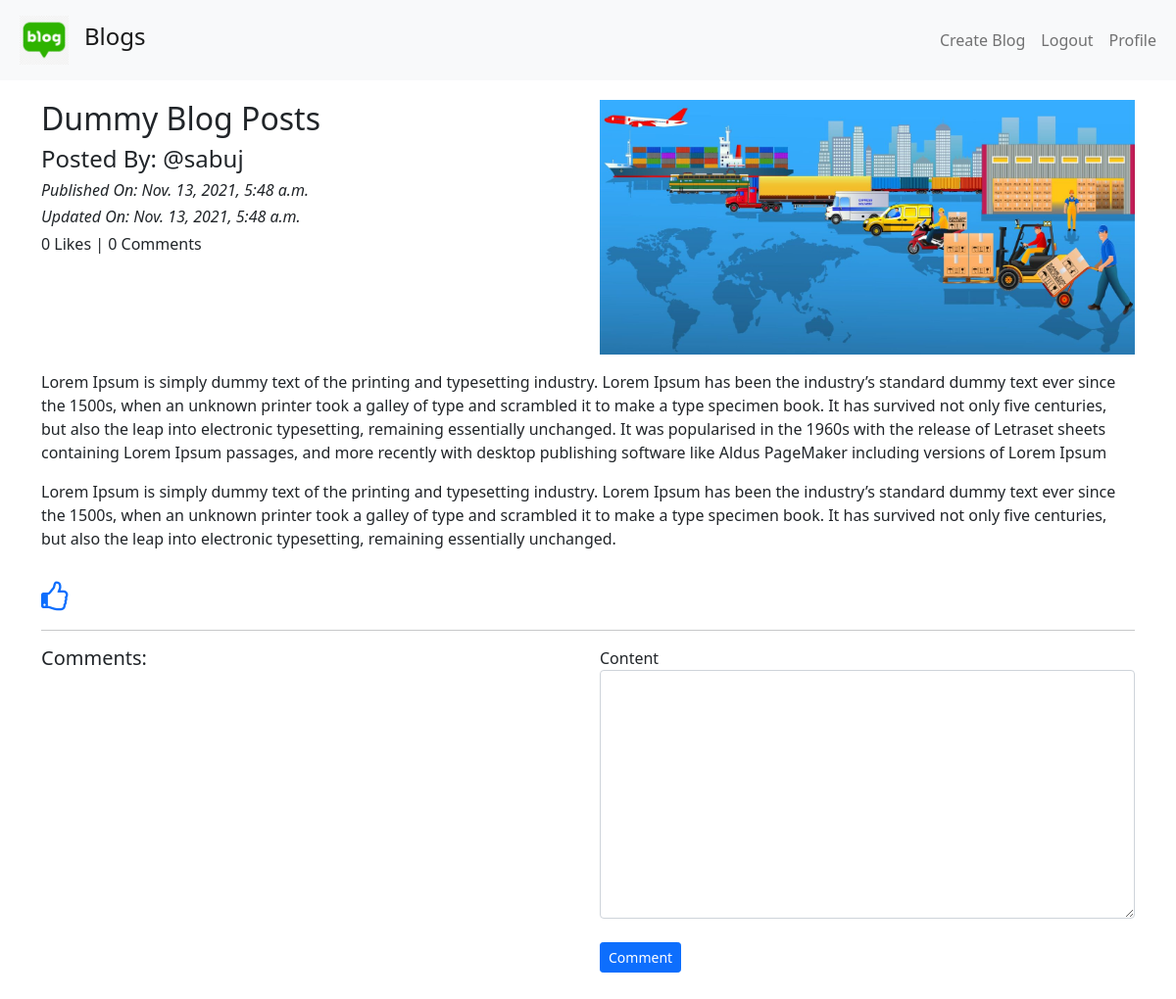
/blog/blog_details/3 (signed in), run on the app's committed database.
### App_Blog/models.py (models this page shows, shortened)
class blog(models.Model):
    author = models.ForeignKey(User,on_delete=models.CASCADE,related_name='post_author')
    blog_title = models.CharField(max_length=264,null=True,blank=True,verbose_name='Put A Title')
    slug = models.CharField(max_length=264,unique=True,null=True,blank=True)
    blog_content = models.TextField(null=True,blank=True,verbose_name="what's on your mind")
    blog_image = models.ImageField(upload_to='blog_images',verbose_name='Image',null=True,blank=True)
    publish_date = models.DateTimeField(auto_now_add=True)
    update_date= models.DateTimeField(auto_now_add=True)

### App_Blog/views.py (the view, shortened to what this page needs)
# urls.py: path('blog_details/<str:pk>',views.blog_details,name='detail'),
@login_required
def blog_details(request,pk):
    blog_name = blog.objects.get(id=pk)
    already_liked = like.objects.filter(author=request.user,blog=blog_name)
    blog_likes = like.objects.filter(blog=blog_name)
    total_likes =  blog_likes.count()
    if already_liked:
        like_signal = True
    else:
        like_signal = False
    form = CommentForm()
    return render(request,'App_Blog/blog_details.html',{'blog':blog_name,'form':form,'likes':total_likes,'liked':like_signal})

### App_Blog/forms.py
class CommentForm(forms.ModelForm):
    class Meta:
        model = comment
        fields = ('content',)

### templates/App_Blog/blog_details.html (shortened to what this page needs)
{% extends 'base.html' %}
{% load crispy_forms_tags %}
{% block body %}
<div class="row">
  <div class="col-sm-6">
    <h2>{{blog.blog_title}}</h2>
    <h4>Posted By: @{{blog.author}}</h4>
    <i><h6>Published On: {{blog.publish_date}}</h6></i>
    <i><h6>Updated On: {{blog.update_date}}</h6></i>
    <h6>{{likes}} Likes | {{blog.blog_comment.count}} Comments</h6>
  </div>
  <div class="col-sm-6">
    <img src="/media/{{blog.blog_image}}" width="100%">
  </div>
  <p>
    {{blog.blog_content|linebreaks}}
  </p>
</div>
  {% if not liked %}
  <a href="{% url 'blog:like' blog.id %}">
    <i class="fa fa-thumbs-o-up fa-2x" aria-hidden="true"></i>
  </a>
  {% else %}
  <a href="{% url 'blog:unlike' blog.id %}">
    <i class="fa fa-thumbs-o-down fa-2x" aria-hidden="true"></i>
  </a>
  {% endif %}
  <hr>
  <div class="row">
    <div class="col-sm-6">
      <h5>Comments:</h5>
    </div>
    <div class="col-sm-6">
      <form method="POST">
        {{ form|crispy }}
        <br>
        <button type="submit" class="btn btn-primary btn-sm">Comment</button>
      </form>
    </div>
  </div>
  <br>
  <br>
  <br>
  <br>
  {% endblock %}

### data on the page
blog: blog_title "Dummy Blog Posts", author "sabuj", publish_date "Nov. 13, 2021, 5:48 a.m.", update_date "Nov. 13, 2021, 5:48 a.m.", blog_comment.count "0", blog_image (picture), blog_content "Lorem Ipsum is simply dummy text of the printing and typesetting industry. Lorem Ipsum has been the industry’s standard dummy text ever since the 1500s, when an unknown printer took a galley of type and scrambled it to make a type specimen book. It has survived not only five centuries, but also the leap into electronic typesetting, remaining essentially unchanged. It was popularised in the 1960s with the release of Letraset sheets containing Lorem Ipsum passages, and more recently with desktop publishing software like Aldus PageMaker including versions of Lorem Ipsum Lorem Ipsum is simply dummy text of the printing and typesetting industry. Lorem Ipsum has been the industry’s standard dummy…"

### other printed values
{{ likes }} "0"
